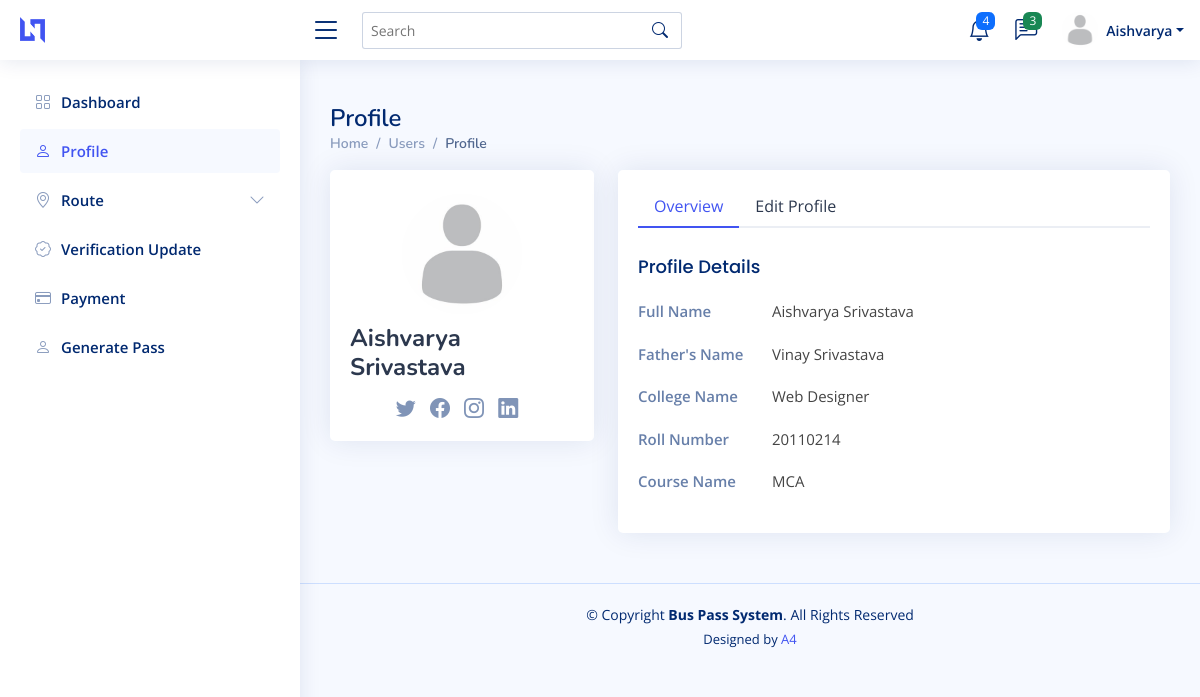
/profile, run on the app's committed database.
### home/models.py (models this page shows)
class Student(models.Model):
    student_id = models.AutoField(primary_key=True)
    name = models.CharField(max_length=30)
    fathername = models.CharField(max_length=30)
    college = models.ForeignKey(College,related_name='%(class)s_requests_created',on_delete=models.CASCADE)
    roll = models.PositiveIntegerField()
    course = models.CharField(max_length=30)
    aadhar_photo = models.ImageField(upload_to='home/aadhar_photo', default="" )
    aadhar_number = models.PositiveIntegerField()
    previous_pass = models.BooleanField(default=True)
    pass_number = models.CharField(max_length=30, default="")
    route_from = models.OneToOneField(Route,related_name='%(class)s_from_created',on_delete=models.CASCADE ,null=True )
    route_to = models.OneToOneField(Route,related_name='%(class)s_to_created',on_delete=models.CASCADE, null=True)
    verify_college = models.BooleanField(default=False)
    photo = models.ImageField(upload_to='home/profile_photo', default="" )
    current_pass = models.BooleanField(default=False)
    valid_from = models.DateField(null=True)
    valid_to = models.DateField(null=True)
    price = models.PositiveIntegerField(null=True)
    verify_manager = models.BooleanField(default=False)

### home/views.py (the view, shortened to what this page needs)
# urls.py: path('profile', views.profile, name='profile'),
def profile(request):
    college = models.College.objects.all().values()
    std = models.Student.objects.first()
    context = {'college_data': college ,'student_data': std }
    return render(request, 'profile.html',context)

### templates/profile.html (shortened to what this page needs)
{% extends "header.html" %}
{% load static %}
{% block dashboardcollapsed %}collapsed{% endblock dashboardcollapsed %}
{% block routecollapsed %}collapsed{% endblock routecollapsed %}
{% block verificationcollapsed %}collapsed{% endblock verificationcollapsed %}
{% block paymentcollapsed %}collapsed{% endblock paymentcollapsed %}
{% block generatecollapsed %}collapsed{% endblock generatecollapsed %}
{% block body %}
{{college_data}}
  <main id="main" class="main">
    <div class="pagetitle">
      <h1>Profile</h1>
      <nav>
        <ol class="breadcrumb">
          <li class="breadcrumb-item"><a href="index.html">Home</a></li>
          <li class="breadcrumb-item">Users</li>
          <li class="breadcrumb-item active">Profile</li>
        </ol>
      </nav>
    </div>
    <section class="section profile">
      <div class="row">
        <div class="col-xl-4">
          <div class="card">
            <div class="card-body profile-card pt-4 d-flex flex-column align-items-center">
              <img src="static/student_assets/img/blank_profile_picture.jpg" alt="Profile" class="rounded-circle">
              <h2>{{ student_data.name }}</h2>
              <div class="social-links mt-2">
                <a href="#" class="twitter"><i class="bi bi-twitter"></i></a>
                <a href="#" class="facebook"><i class="bi bi-facebook"></i></a>
                <a href="#" class="instagram"><i class="bi bi-instagram"></i></a>
                <a href="#" class="linkedin"><i class="bi bi-linkedin"></i></a>
              </div>
            </div>
          </div>
        </div>
        <div class="col-xl-8">
          <div class="card">
            <div class="card-body pt-3">
              <ul class="nav nav-tabs nav-tabs-bordered">
                <li class="nav-item">
                  <button class="nav-link active" data-bs-toggle="tab" data-bs-target="#profile-overview">Overview</button>
                </li>
                <li class="nav-item">
                  <button class="nav-link" data-bs-toggle="tab" data-bs-target="#profile-edit">Edit Profile</button>
                </li>
              </ul>
              <div class="tab-content pt-2">
                <div class="tab-pane fade show active profile-overview" id="profile-overview">
                  <h5 class="card-title">Profile Details</h5>
                  <div class="row">
                    <div class="col-lg-3 col-md-4 label ">Full Name</div>
                    <div class="col-lg-9 col-md-8">{{ student_data.name }}</div>
                  </div>
                  <div class="row">
                    <div class="col-lg-3 col-md-4 label">Father's Name</div>
                    <div class="col-lg-9 col-md-8">{{ student_data.fathername }}</div>
                  </div>
                  <div class="row">
                    <div class="col-lg-3 col-md-4 label">College Name</div>
                    <div class="col-lg-9 col-md-8">Web Designer</div>
                  </div>
                  <div class="row">
                    <div class="col-lg-3 col-md-4 label">Roll Number</div>
                    <div class="col-lg-9 col-md-8">{{ student_data.roll }}</div>
                  </div>
                  <div class="row">
                    <div class="col-lg-3 col-md-4 label">Course Name</div>
                    <div class="col-lg-9 col-md-8">{{ student_data.course }}</div>
                  </div>
                </div>
              </div>
            </div>
          </div>
        </div>
      </div>
    </section>
  </main>
{% endblock body %}

### templates/header.html (shortened to what this page needs)
<!DOCTYPE html>
<html lang="en">
<head>
  <link href="static/student_assets/vendor/bootstrap/css/bootstrap.min.css" rel="stylesheet">
  <link href="static/student_assets/vendor/bootstrap-icons/bootstrap-icons.css" rel="stylesheet">
  <link href="static/student_assets/vendor/boxicons/css/boxicons.min.css" rel="stylesheet">
  <link href="static/student_assets/vendor/quill/quill.snow.css" rel="stylesheet">
  <link href="static/student_assets/vendor/quill/quill.bubble.css" rel="stylesheet">
  <link href="static/student_assets/vendor/remixicon/remixicon.css" rel="stylesheet">
  <link href="static/student_assets/vendor/simple-datatables/style.css" rel="stylesheet">
  <link href="static/student_assets/css/style.css" rel="stylesheet">
</head>
<body>
  <header id="header" class="header fixed-top d-flex align-items-center">
    <div class="d-flex align-items-center justify-content-between">
      <a href="{% block link %}{% endblock link %}" class="logo d-flex align-items-center">
        <img src="static/student_assets/img/logo.png" alt="">
      </a>
      <i class="bi bi-list toggle-sidebar-btn"></i>
    </div>
    <div class="search-bar">
      <form class="search-form d-flex align-items-center" method="POST" action="#">
        <input type="text" name="query" placeholder="Search" title="Enter search keyword">
        <button type="submit" title="Search"><i class="bi bi-search"></i></button>
      </form>
    </div>
    <nav class="header-nav ms-auto">
      <ul class="d-flex align-items-center">
        <li class="nav-item dropdown">
          <a class="nav-link nav-icon" href="#" data-bs-toggle="dropdown">
            <i class="bi bi-bell"></i>
            <span class="badge bg-primary badge-number">4</span>
          </a>
        </li>
        <li class="nav-item dropdown">
          <a class="nav-link nav-icon" href="#" data-bs-toggle="dropdown">
            <i class="bi bi-chat-left-text"></i>
            <span class="badge bg-success badge-number">3</span>
          </a>
        </li>
        <li class="nav-item dropdown pe-3">
          <a class="nav-link nav-profile d-flex align-items-center pe-0" href="#" data-bs-toggle="dropdown">
            <img src="static/student_assets/img/blank_profile_picture.jpg" alt="Profile" class="rounded-circle">
            <span class="d-none d-md-block dropdown-toggle ps-2">Aishvarya</span>
          </a>
        </li>
      </ul>
    </nav>
  </header>
  <aside id="sidebar" class="sidebar">
    <ul class="sidebar-nav" id="sidebar-nav">
      <li class="nav-item">
        <a class="nav-link {% block dashboardcollapsed %}{% endblock dashboardcollapsed %}" href="/student_dashboard">
          <i class="bi bi-grid"></i>
          <span>Dashboard</span>
        </a>
      </li>
      <li class="nav-item">
        <a class="nav-link {% block profilecollapsed %}{% endblock profilecollapsed %}" href="{% url 'profile' %}">
          <i class="bi bi-person"></i><span>Profile</span>
        </a>
      </li>
      <li class="nav-item">
        <a class="nav-link {% block routecollapsed %}{% endblock routecollapsed %}" data-bs-target="#forms-nav" data-bs-toggle="collapse" href="#">
          <i class="bi bi-geo-alt"></i><span>Route</span><i class="bi bi-chevron-down ms-auto"></i>
        </a>
      </li>
      <li class="nav-item">
        <a class="nav-link {% block verificationcollapsed %}{% endblock verificationcollapsed %}" href="{% url 'verification' %}">
          <i class="bi bi-patch-check"></i><span>Verification Update</span>
        </a>
      </li>
      <li class="nav-item">
        <a class="nav-link {% block paymentcollapsed %}{% endblock paymentcollapsed %}" data-bs-target="#charts-nav" data-bs-toggle="collapse" href="#">
          <i class="bi bi-credit-card"></i><span>Payment</span>
        </a>
      </li>
      <li class="nav-item">
        <a class="nav-link {% block generatecollapsed %}{% endblock generatecollapsed %}" href="{% url 'generate_pass' %}">
          <i class="bi bi-person"></i><span>Generate Pass</span>
        </a>
      </li>
    </ul>
  </aside>
  {% block body %}
  {% endblock body %}
   <footer id="footer" class="footer">
    <div class="copyright">
      &copy; Copyright <strong><span>Bus Pass System</span></strong>. All Rights Reserved
    </div>
    <div class="credits">
      Designed by <a href="https://bootstrapmade.com/">A4</a>
    </div>
  </footer>
</body>
</html>

### static/student_assets/css/style.css (style rules this page uses)
:root { scroll-behavior: smooth; }
body { font-family: "Open Sans", sans-serif; background: #f6f9ff; color: #444444; }
a { color: #4154f1; text-decoration: none; }
h1, h2, h3, h4, h5, h6 { font-family: "Nunito", sans-serif; }
#main { margin-top: 60px; padding: 20px 30px; transition: all 0.3s; }
.pagetitle { margin-bottom: 10px; }
.pagetitle h1 { font-size: 24px; margin-bottom: 0; font-weight: 600; color: #012970; }
.card { margin-bottom: 30px; border: none; border-radius: 5px; box-shadow: 0px 0 30px rgba(1, 41, 112, 0.1); }
.card-title { padding: 20px 0 15px 0; font-size: 18px; font-weight: 500; color: #012970; font-family: "Poppins", sans-serif; }
.card-body { padding: 0 20px 20px 20px; }
.breadcrumb { font-size: 14px; font-family: "Nunito", sans-serif; color: #899bbd; font-weight: 600; }
.breadcrumb a { color: #899bbd; transition: 0.3s; }
.breadcrumb .breadcrumb-item::before { color: #899bbd; }
.breadcrumb .active { color: #51678f; font-weight: 600; }
.nav-tabs-bordered { border-bottom: 2px solid #ebeef4; }
.nav-tabs-bordered .nav-link { margin-bottom: -2px; border: none; color: #2c384e; }
.nav-tabs-bordered .nav-link.active { background-color: #fff; color: #4154f1; border-bottom: 2px solid #4154f1; }
.logo { line-height: 1; }
@media (min-width: 1200px) { .logo { width: 280px; } }
.logo img { max-height: 26px; margin-right: 6px; }
.header { transition: all 0.5s; z-index: 997; height: 60px; box-shadow: 0px 2px 20px rgba(1, 41, 112, 0.1); background-color: #fff; padding-left: 20px; }
.header .toggle-sidebar-btn { font-size: 32px; padding-left: 10px; cursor: pointer; color: #012970; }
.header .search-bar { min-width: 360px; padding: 0 20px; }
.header .search-form { width: 100%; }
.header .search-form input { border: 0; font-size: 14px; color: #012970; border: 1px solid rgba(1, 41, 112, 0.2); padding: 7px 38px 7px 8px; border-radius: 3px; transition: 0.3s; width: 100%; }
.header .search-form button { border: 0; padding: 0; margin-left: -30px; background: none; }
.header .search-form button i { color: #012970; }
.header-nav ul { list-style: none; }
.header-nav>ul { margin: 0; padding: 0; }
.header-nav .nav-icon { font-size: 22px; color: #012970; margin-right: 25px; position: relative; }
.header-nav .nav-profile { color: #012970; }
.header-nav .nav-profile img { max-height: 36px; }
.header-nav .nav-profile span { font-size: 14px; font-weight: 600; }
.header-nav .badge-number { position: absolute; inset: -2px -5px auto auto; font-weight: normal; font-size: 12px; padding: 3px 6px; }
.sidebar { position: fixed; top: 60px; left: 0; bottom: 0; width: 300px; z-index: 996; transition: all 0.3s; padding: 20px; overflow-y: auto; scrollbar-width: thin; scrollbar-color: #aab7cf transparent; box-shadow: 0px 0px 20px rgba(1, 41, 112, 0.1); background-color: #fff; }
@media (min-width: 1200px) { #main, #footer { margin-left: 300px; } }
.sidebar-nav { padding: 0; margin: 0; list-style: none; }
.sidebar-nav li { padding: 0; margin: 0; list-style: none; }
.sidebar-nav .nav-item { margin-bottom: 5px; }
.sidebar-nav .nav-link { display: flex; align-items: center; font-size: 15px; font-weight: 600; color: #4154f1; transition: 0.3; background: #f6f9ff; padding: 10px 15px; border-radius: 4px; }
.sidebar-nav .nav-link i { font-size: 16px; margin-right: 10px; color: #4154f1; }
.sidebar-nav .nav-link.collapsed { color: #012970; background: #fff; }
.sidebar-nav .nav-link.collapsed i { color: #899bbd; }
.sidebar-nav .nav-link .bi-chevron-down { margin-right: 0; transition: transform 0.2s ease-in-out; }
.profile .profile-card img { max-width: 120px; }
.profile .profile-card h2 { font-size: 24px; font-weight: 700; color: #2c384e; margin: 10px 0 0 0; }
.profile .profile-card .social-links a { font-size: 20px; display: inline-block; color: rgba(1, 41, 112, 0.5); line-height: 0; margin-right: 10px; transition: 0.3s; }
.profile .profile-overview .row { margin-bottom: 20px; font-size: 15px; }
.profile .profile-overview .card-title { color: #012970; }
.profile .profile-overview .label { font-weight: 600; color: rgba(1, 41, 112, 0.6); }
.footer { padding: 20px 0; font-size: 14px; transition: all 0.3s; border-top: 1px solid #cddfff; }
.footer .copyright { text-align: center; color: #012970; }
.footer .credits { padding-top: 5px; text-align: center; font-size: 13px; color: #012970; }

### data on the page
Student: name "Aishvarya Srivastava", fathername "Vinay Srivastava", roll "20110214", course "MCA"

### other printed values
{{ college_data }} "<QuerySet [{'college_id': 1, 'name': 'Thapar Institute'}, {'college_id': 2, 'name': 'Mohindra College'}, {'college_id': 3, 'name': 'Chandigarh University'}]>"
